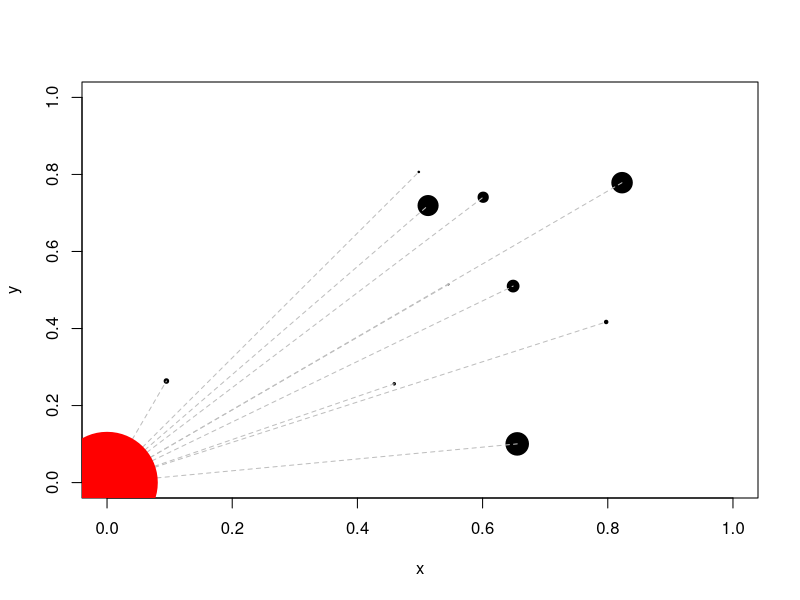
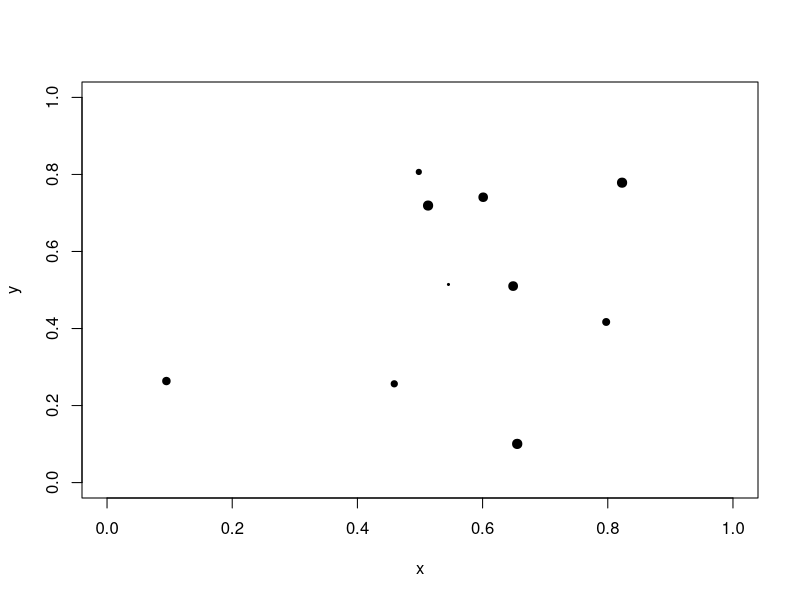

Source code (R) for these figures, in order:
coord.cont <- c(0,0)

set.seed(1354)

x = runif(10, 0, 1)
y = runif(10, 0, 1)

coord.islas <- data.frame(x, y)

area.cont <- rnorm(1, 200, 1)

area.is <- (rnorm(10, 2, 2))^2

plot(x, y, xlim = c(0,1), ylim = c(0,1),  pch = 20, cex = area.is/5)
for(i in 1:10){lines(c(0, x[i]), c(0, y[i]), lty = 2, col = "grey")}
points(0,0, pch = 20, col = "red", cex = area.cont/10)

dist <- sqrt(x^2 + y^2)

## Número de especies continentales

#Función para E
E.p <- function(A, e=0.01, X=1.009){
  Ei <- ifelse(A > e^(1/X), e/(A^X), 1)
  Ei }

x.is <- exp(rnorm(1, mean = 0.1, sd = 0.2))
e <- exp(rnorm(1))

Ei <- E.p(A = area.is,
          e = e,
          X = x.is)



#Función para Si
C.p <- function(d, yprima, alfa, area){
  Sij <- exp(-alfa*d ) * area
  Ci <- 1/(1 + (yprima/Sij)^2 )
  Ci
}

yprima <- exp(rnorm(1))
alfa <- exp(rnorm(1))

Ci <- numeric(10)
for(i in 1:10){
  Ci[i] <- C.p(d = dist[i],
               yprima = yprima,
               alfa = alfa,
               area = area.is[i])
}

Ci  

Ji <- Ci/(Ci + Ei)

plot(x,y, pch = 20, cex = Ji*2,
     xlim = c(0,1),
     ylim = c(0,1))

sim.sp <- c()
for(i in 1:10){sim.sp[i] <- rbinom(1, 1, Ji[i])}
sim.sp
